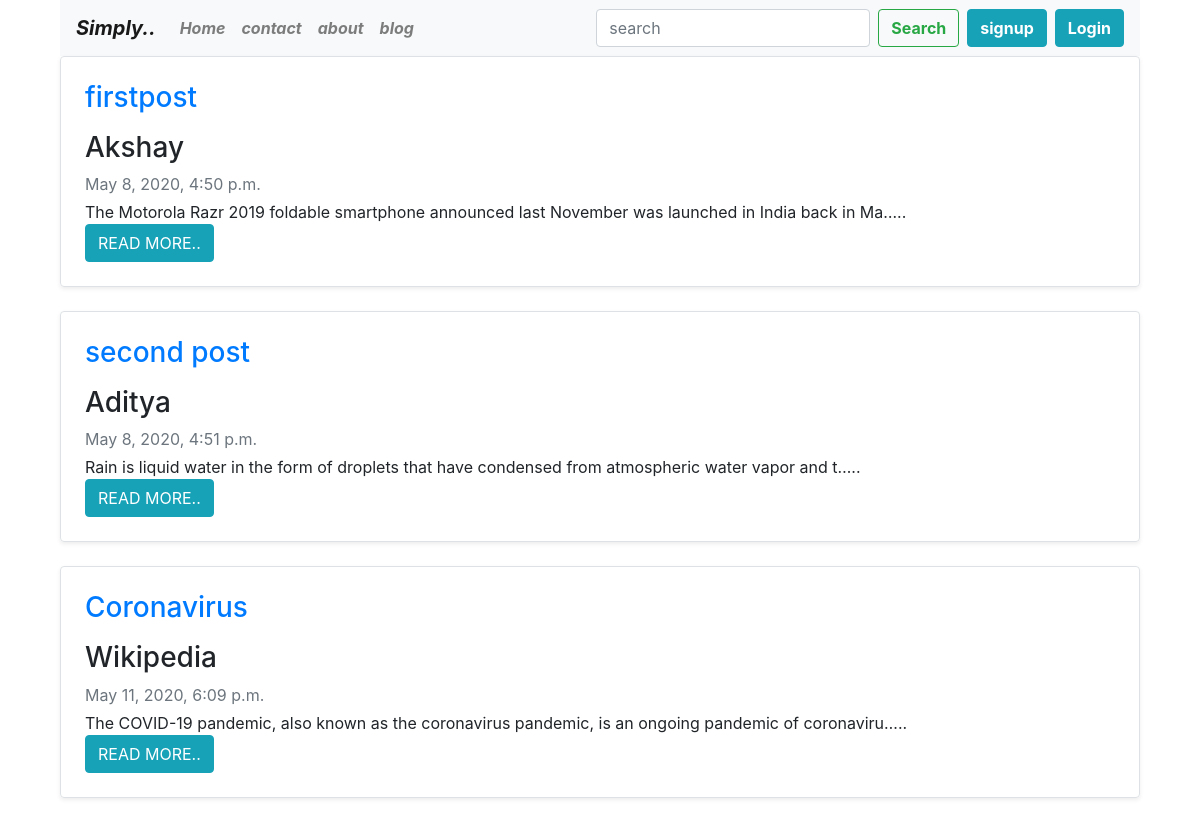
Screenshot of /blog/ with the database file from the repository.
### blog/models.py (models this page shows)
class Post(models.Model):
    blog_id=models.AutoField(primary_key=True)
    title=models.CharField(max_length=70)
    author=models.CharField(max_length=50)
    content = models.CharField(max_length=2000)
    slug = models.CharField(max_length=50)
    timestamp = models.DateTimeField(blank=True)
    def __str__(self):
         return self.title

### blog/views.py (the view)
# urls.py: path('', views.blog, name="blog"),
def blog(request):
    allpost = Post.objects.all()
    print(allpost)
    context = {'allpost':allpost}
    return render(request,'blog/blog.html',context)

### Templates/blog/blog.html (shortened to what this page needs)
{% extends 'base.html' %}
{% block body %}
<div class="container" >
    {% for p in allpost %}
<div class="col-md-12">
      <div class="row no-gutters border rounded overflow-hidden flex-md-row mb-4 shadow-sm h-md-250 position-relative">
        <div class="col p-4 d-flex flex-column position-static">
            <strong class="d-inline-block mb-2 text-primary"><h3>{{p.title}}</h3></strong>
          <h3 class="mb-2">{{p.author}}</h3>
          <div class="mb-1 text-muted">{{p.timestamp}}</div>
          <p class="card-text mb-auto">{{p.content|truncatechars:100 }}..</p>
            <a href="{{p.slug}}" class="stretched-link"><button type="button" class="btn btn-info">READ MORE..</button></a>
        </div>
      </div>
    </div>
 {% endfor %}
</div>
{% endblock %}

### Templates/base.html (shortened to what this page needs)
<!doctype html>
<html lang="en">
  <head>
    <div class="container" >
    <div class="col-md-12">
    <nav class="navbar navbar-expand-lg navbar-light bg-light">
  <a class="navbar-brand" href="\"><i><b>Simply..</b></i> </a>
  <div class="collapse navbar-collapse" id="navbarSupportedContent">
    <ul class="navbar-nav mr-auto">
      <li class="nav-item">
        <a class="nav-link" href="/"><i><b>Home</b></i> <span class="sr-only">(current)</span></a>
      </li>
     <li class="nav-item">
        <a class="nav-link" href="\contacts"><b> </b><i><b>contact</b></i> <span class="sr-only">(current)</span></a>
      </li>
      <li class="nav-item">
        <a class="nav-link" href="\about"><b> </b><i><b>about</b></i> <span class="sr-only">(current)</span></a>
      </li>
       <li class="nav-item">
        <a class="nav-link" href="\blog"><b> </b><i><b>blog</b></i> <span class="sr-only">(current)</span></a>
      </li>
    </ul>
    <form method="GET" action="search" class="form-inline my-2 my-lg-0" >
      <input class="form-control mr-sm-2" type="search" placeholder="search" aria-label="Search" name="query" id="query" >
      <button class="btn btn-outline-success my-2 my-sm-0" type="submit"><b>Search</b></button>
    </form>
      {% if user.is_authenticated %}
      <button class="btn btn-outline-info my-2 mx-1 my-sm-0" type="submit"> <a href="\Logout"> <b><i>{{request.user}}</i></b></a></button>
      {% else %}
<button type="button" class="btn btn-info mx-2" data-toggle="modal" data-target="#exampleModal"><b>signup</b></button>
<button type="button" class="btn btn-info" data-toggle="modal" data-target="#exampleModal1"><b>Login </b></button>
      {% endif %}
</div>
</nav>
    </div></div>
    <link rel="stylesheet" href="https://stackpath.bootstrapcdn.com/bootstrap/4.4.1/css/bootstrap.min.css">
  </head>
  <body>
  {% block body %} {% endblock %}
  </body>
</html>

### rows the page displays
Post: title "firstpost", author "Akshay", timestamp "May 8, 2020, 4:50 p.m.", content "The Motorola Razr 2019 foldable smartphone announced last November was launched in India back in Ma…"
Post: title "second post", author "Aditya", timestamp "May 8, 2020, 4:51 p.m.", content "Rain is liquid water in the form of droplets that have condensed from atmospheric water vapor and t…"
Post: title "Coronavirus", author "Wikipedia", timestamp "May 11, 2020, 6:09 p.m.", content "The COVID-19 pandemic, also known as the coronavirus pandemic, is an ongoing pandemic of coronaviru…"
